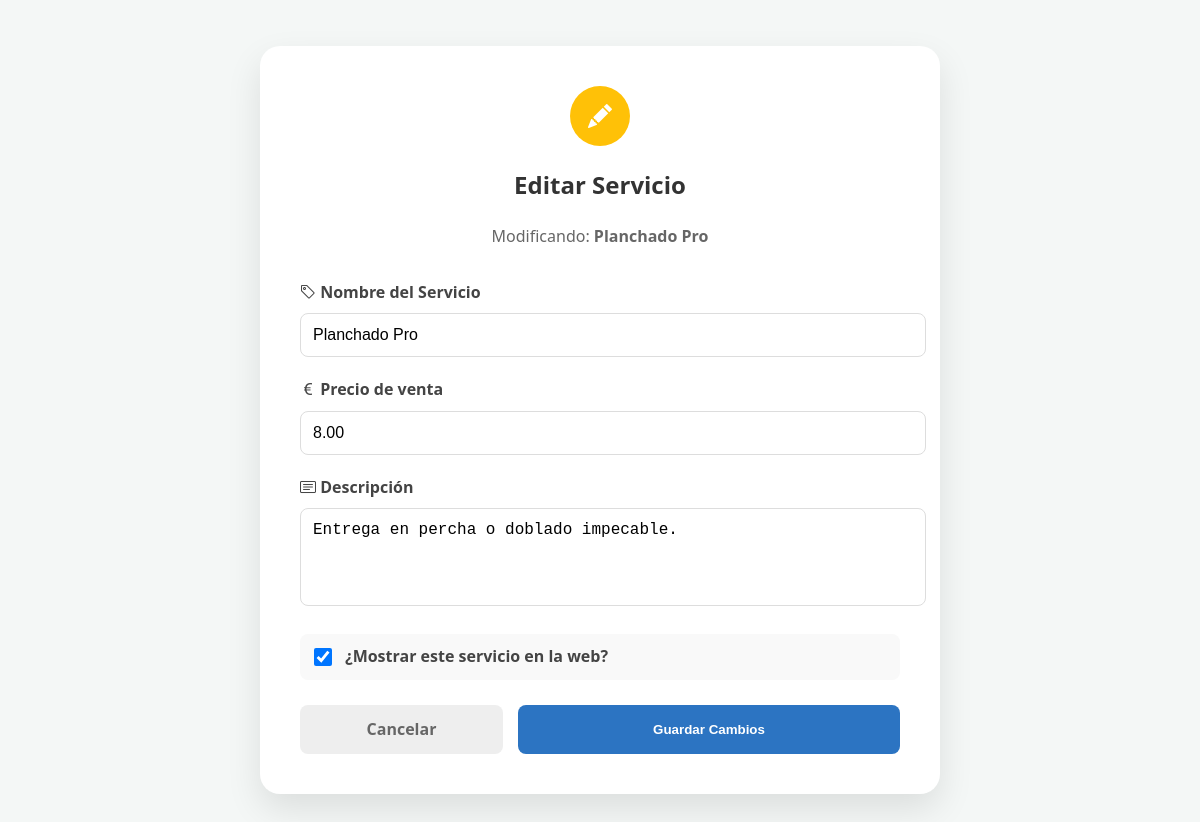
Screenshot of /admin/editar-servicio.php?id=2 (signed in) with the database file from the repository.
### tables this page shows
CREATE TABLE `servicios` (
  `id` int(11) NOT NULL,
  `nombre` varchar(100) NOT NULL,
  `descripcion` text DEFAULT NULL,
  `precio` decimal(10,2) NOT NULL,
  `imagen` varchar(255) DEFAULT NULL,
  `activo` tinyint(1) DEFAULT 1
);

### admin/editar-servicio.php (the view, shortened to what this page needs)
<?php
include '../includes/db.php';
$id = $_GET['id'];
$query = "SELECT * FROM servicios WHERE id = $id";
$resultado = mysqli_query($conexion, $query);
$servicio = mysqli_fetch_assoc($resultado);
?>
<!DOCTYPE html>
<html lang="es">
<head>
    <link rel="stylesheet" href="../css/style.css">
    <link rel="stylesheet" href="https://cdn.jsdelivr.net/npm/bootstrap-icons@1.11.1/font/bootstrap-icons.css">
</head>
<body style="background: #f4f7f6; min-height: 100vh; display: flex; align-items: center; justify-content: center; padding: 20px;">
    <div style="width: 100%; max-width: 600px; background: white; padding: 40px; border-radius: 20px; box-shadow: 0 15px 35px rgba(0,0,0,0.1);">
        <div style="text-align: center; margin-bottom: 30px;">
            <div style="background: #ffc107; width: 60px; height: 60px; border-radius: 50%; display: flex; align-items: center; justify-content: center; margin: 0 auto 15px;">
                <i class="bi bi-pencil-fill" style="color: white; font-size: 1.5rem;"></i>
            </div>
            <h2 class="color-azul negrita">Editar Servicio</h2>
            <p style="color: #666;">Modificando: <strong><?php echo $servicio['nombre']; ?></strong></p>
        </div>
        <form method="POST">
            <div style="margin-bottom: 20px;">
                <label style="display: block; margin-bottom: 8px; font-weight: bold; color: #444;">
                    <i class="bi bi-tag"></i> Nombre del Servicio
                </label>
                <input type="text" name="nombre" value="<?php echo $servicio['nombre']; ?>" required
                       style="width: 100%; padding: 12px; border: 1px solid #ddd; border-radius: 8px; font-size: 1rem;">
            </div>
            <div style="margin-bottom: 20px;">
                <label style="display: block; margin-bottom: 8px; font-weight: bold; color: #444;">
                    <i class="bi bi-currency-euro"></i> Precio de venta
                </label>
                <input type="number" step="0.01" name="precio" value="<?php echo $servicio['precio']; ?>" required
                       style="width: 100%; padding: 12px; border: 1px solid #ddd; border-radius: 8px; font-size: 1rem;">
            </div>
            <div style="margin-bottom: 20px;">
                <label style="display: block; margin-bottom: 8px; font-weight: bold; color: #444;">
                    <i class="bi bi-card-text"></i> Descripción
                </label>
                <textarea name="descripcion" rows="4"
                          style="width: 100%; padding: 12px; border: 1px solid #ddd; border-radius: 8px; font-size: 1rem; resize: none;"><?php echo $servicio['descripcion']; ?></textarea>
            </div>
            <div style="margin-bottom: 25px; padding: 10px; background: #f9f9f9; border-radius: 8px;">
                <label style="cursor: pointer; display: flex; align-items: center; gap: 10px; font-weight: bold; color: #444;">
                    <input type="checkbox" name="activo" style="width: 18px; height: 18px;" <?php echo $servicio['activo'] ? 'checked' : ''; ?>>
                    ¿Mostrar este servicio en la web?
                </label>
            </div>
            <div style="display: flex; gap: 15px;">
                <a href="gestionar-servicios.php" class="btn-lavandi"
                   style="flex: 1; text-align: center; background: #eee; color: #666; text-decoration: none; padding: 12px; border-radius: 8px; font-weight: bold;">
                    Cancelar
                </a>
                <button type="submit" name="actualizar" class="btn-lavandi boton-azul-relleno"
                        style="flex: 2; border: none; cursor: pointer; padding: 12px; border-radius: 8px; font-weight: bold;">
                    Guardar Cambios
                </button>
            </div>
        </form>
    </div>
</body>
</html>

### css/style.css (style rules this page uses)
:root { --azul-lavandi: #2c74c2; --azul-oscuro: #0b1146; --amarillo-lavandi: #ffc107; --fondo-gris: #f8f9fa; --blanco: #ffffff; }
body { display: flex; flex-direction: column; min-height: 93vh; margin: 0; }
body { font-family: 'Segoe UI', Arial, sans-serif; margin: 0; color: #333; line-height: 1.6; background-color: var(--blanco); }
.negrita { font-weight: bold; }
.btn-lavandi { padding: 14px 30px; border-radius: 8px; text-decoration: none; font-weight: bold; transition: 0.3s; display: inline-block; border: none; cursor: pointer; }
.boton-azul-relleno, .boton-accion { background: var(--azul-lavandi); color: var(--blanco); }

### rows the page displays
servicios: nombre "Planchado Pro", precio "8.00", descripcion "Entrega en percha o doblado impecable.", activo "☑"
